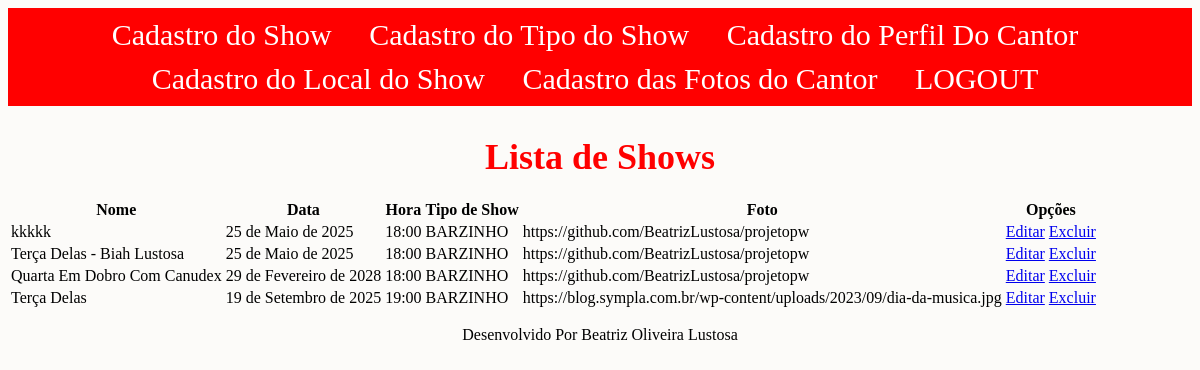
Screenshot of /ver/show/ (signed in) with the database file from the repository.
### paginas/models.py (models this page shows, shortened)
class Show(models.Model):
    nome = models.CharField(max_length=100)
    data = models.DateField()
    hora  = models.TimeField()
    local = models.ForeignKey(Local,on_delete=models.PROTECT)
    tipo_show = models.ForeignKey(TipoShow,on_delete=models.PROTECT)
    foto_show = models.URLField(max_length=100)

class TipoShow (models.Model):
    tipo_show = models.CharField(max_length=100)
    def __str__(self):
        return self.tipo_show

### paginas/views.py (the view)
# urls.py: path("ver/show/", ShowList.as_view(), name = "ver-show"),
class ShowList(ListView):
    model = Show
    template_name = 'ver/show.html'

### paginas/templates/ver/show.html
{% extends "paginas/index.html" %}
{% load static %}
{% block conteudo %}
<h2>Lista de Shows</h2>
<table>
  <thead>
    <tr>
      <th>Nome</th>
      <th>Data</th>
      <th>Hora</th>
      <th>Tipo de Show</th>
      <th>Foto</th>
      <th>Opções</th>
    </tr>
  </thead>
  <tbody>
  {% for show in object_list %}
    <tr>
      <td>{{ show.nome }}</td>
      <td>{{ show.data }}</td>
      <td>{{ show.hora }}</td>
      <td>{{ show.tipo_show }}</td>
      <td>{{ show.foto_show }}</td>
      <td>
        <a href="{% url "editar-show" show.pk %}">Editar</a>
        <a href="{% url "excluir-show" show.pk %}">Excluir</a>
      </td>
    </tr>
  {% empty %}
    <tr>
      <td colspan="6">Nenhum Show Encontrado.</td>
    </tr>
  {% endfor %}
  </tbody>
 </table>
{% endblock %}

### static/css/estilo.css (style rules this page uses)
h2 { font-size: 36px; font-weight: 900; text-align: center; margin-bottom: 20px; color: #ff0000; }
body { background-color: #fcfbf9; }

### rows the page displays
Show: nome "kkkkk", data "25 de Maio de 2025", hora "18:00", tipo_show "BARZINHO", foto_show "https://github.com/BeatrizLustosa/projetopw"
Show: nome "Terça Delas - Biah Lustosa", data "25 de Maio de 2025", hora "18:00", tipo_show "BARZINHO", foto_show "https://github.com/BeatrizLustosa/projetopw"
Show: nome "Quarta Em Dobro Com Canudex", data "29 de Fevereiro de 2028", hora "18:00", tipo_show "BARZINHO", foto_show "https://github.com/BeatrizLustosa/projetopw"
Show: nome "Terça Delas", data "19 de Setembro de 2025", hora "19:00", tipo_show "BARZINHO", foto_show "https://blog.sympla.com.br/wp-content/uploads/2023/09/dia-da-musica.jpg"
